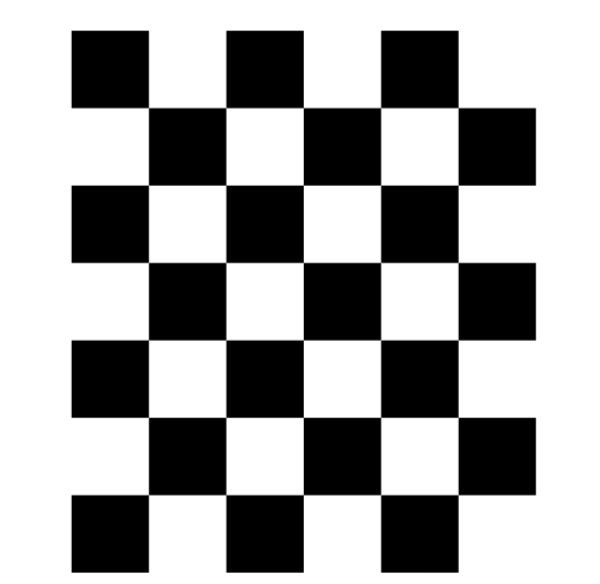
#> input picture opencv/ARUCO/checker (7,6).jpg, 600 x 584 px; its folder holds only this picture in this run
$ python 'calibration of camera.py'
#> lines starting #> are read from the running program, lines starting #| are printed output that depends on the picture; after the words box and inside, x2 and y2 are one past the last pixel; in counts of white or black regions, pixels touching at a corner belong together
import numpy as np
import cv2
import glob

# termination criteria
criteria = (cv2.TERM_CRITERIA_EPS + cv2.TERM_CRITERIA_MAX_ITER, 30, 0.001)

# prepare object points, like (0,0,0), (1,0,0), (2,0,0) ....,(6,5,0)
objp = np.zeros((5*6,3), np.float32)
objp[:,:2] = np.mgrid[0:6,0:5].T.reshape(-1,2)

# Arrays to store object points and image points from all the images.
objpoints = [] # 3d point in real world space
imgpoints = [] # 2d points in image plane.

images = glob.glob('*.jpg')
print(images)
for fname in images:
    img = cv2.imread(fname)
#> img is the input picture: shape (584, 600, 3); min 0, max 255, mean 163.4
    gray = cv2.cvtColor(img,cv2.COLOR_BGR2GRAY)

    # Find the chess board corners
    ret, corners = cv2.findChessboardCorners(gray, (6,5),None)
#> ret = True; corners = 30 rows, first 8: [148.5, 494.7], [148.5, 417.4], [148.5, 340], [148.5, 262.5], [148.5, 185.2], [148.4, 107.7], [225.9, 494.8], [225.9, 417.3]
    # If found, add object points, image points (after refining them)
    if ret == True:
        objpoints.append(objp)
        corners2 = cv2.cornerSubPix(gray,corners,(11,11),(-1,-1),criteria)
#> corners2 = 30 rows, first 8: [148.4, 494.7], [148.4, 417.3], [148.4, 339.9], [148.4, 262.5], [148.4, 185.2], [148.4, 107.7], [225.9, 494.7], [225.9, 417.3]

        imgpoints.append(corners)

        # Draw and display the corners
        img = cv2.drawChessboardCorners(img, (6,5), corners,ret)
        cv2.imshow('img',img)
        cv2.waitKey(500)
print(type(imgpoints))
#| <class 'list'>
ret, mtx, dist, rvecs, tvecs = cv2.calibrateCamera(objpoints, imgpoints, gray.shape[::-1],None,None)
#> ret = 0.0448; mtx = [[4192.5, 0, 290.4], [0, 4196.1, 77.45], [0, 0, 1]]; dist = [[0.318, -10.64, -0.00921, 0.000103, 1.22]]; rvecs = ([0.00196, 0.00173, -1.57],); tvecs = ([-1.83, 5.39, 54.17],)
#returns the camera matrix, distortion coefficients, rotation and translation vectors
def draw(img, corners, imgpts):
    corner = tuple(corners[0].ravel())
    img = cv2.line(img, corner, tuple(imgpts[0].ravel()), (255,0,0), 5)
    img = cv2.line(img, corner, tuple(imgpts[1].ravel()), (0,255,0), 5)
    img = cv2.line(img, corner, tuple(imgpts[2].ravel()), (0,0,255), 5)
    return img

axis = np.float32([[1,0,0], [0,1,0], [0,0,-1]]).reshape(-1,3)

for fname in images:
    img = cv2.imread(fname)
    gray = cv2.cvtColor(img,cv2.COLOR_BGR2GRAY)
    ret, corners = cv2.findChessboardCorners(gray, (6,5),None)
#> ret = True
    if ret == True:
        corners2 = cv2.cornerSubPix(gray,corners,(11,11),(-1,-1),criteria)

        # Find the rotation and translation vectors.
        _,rvecs, tvecs, inliers = cv2.solvePnPRansac(objp, corners2, mtx, dist)
#> rvecs = [0.00196, 0.00173, -1.57]; tvecs = [-1.83, 5.39, 54.17]; inliers = 30 values from 0 to 29

        # project 3D points to image plane
        imgpts, jac = cv2.projectPoints(axis, rvecs, tvecs, mtx, dist)
#> imgpts = [[148.4, 417.4], [225.9, 494.7], [145.8, 502.7]]

        img = draw(img,corners2,imgpts)
#> in draw, `corner = tuple(corners[0].ravel())`: corner = (148.4, 494.7)
#> in draw, `img = cv2.line(img, corner, tuple(imgpts[1].ravel()), (0,255,0), 5)`:
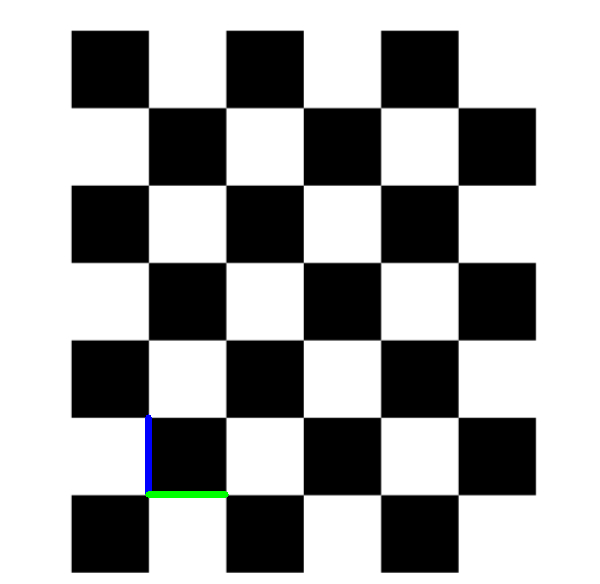
#> img: shape (584, 600, 3); mean B, G, R 163.4, 163.4, 163
#> in draw, `img = cv2.line(img, corner, tuple(imgpts[2].ravel()), (0,0,255), 5)`: img: shape (584, 600, 3); 0.03% of pixels changed, all inside (x1, y1, x2, y2) = (142, 491, 152, 506)
        cv2.imshow('img1',img)
        k = cv2.waitKey(5) & 0xff
#> (key Esc is pressed here)
        if k == 's':
            cv2.imwrite(fname[:6]+'.png', img)
